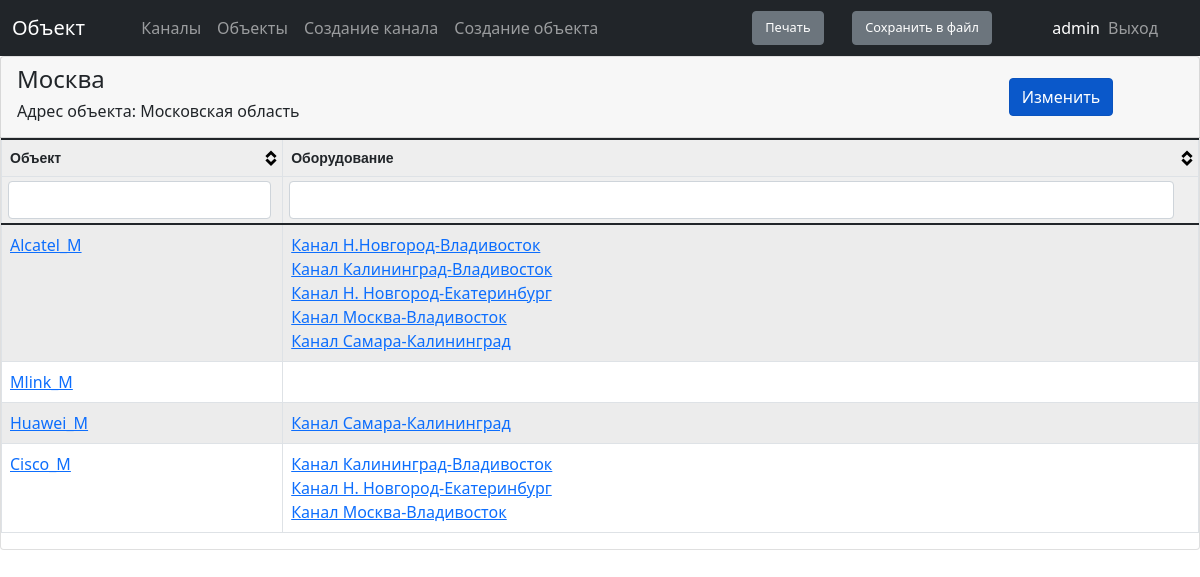
Screenshot of /scheme/58/location_detail_view (signed in) with the database file from the repository.
### scheme/models.py (models this page shows, shortened)
class Locations(models.Model):
    location = models.CharField(max_length=100, unique=True, verbose_name='Название объекта')
    address = models.CharField(max_length=300, verbose_name='Адрес объекта', blank=True)
    class Meta:
        verbose_name = 'Объекты'
        verbose_name_plural = 'Объекты'

class Equipment(models.Model):
    equipment = models.CharField(max_length=100, verbose_name='Оборудование')
    description = models.CharField(max_length=200, verbose_name='Описание', blank=True)
    locations_connect = models.ForeignKey('Locations', on_delete=models.PROTECT,
                        related_name='locationcon', verbose_name='Прохождение по оборудованию')
    class Meta:
        verbose_name = 'Оборудование'
        verbose_name_plural = 'Оборудование'

class Channels(models.Model):
    channel_name = models.CharField(max_length=300, unique=True, verbose_name='Наименование канала')
    object_a = models.CharField(max_length=100, verbose_name='Объект А')
    object_b = models.CharField(max_length=100, verbose_name='Объект Б')
    traffic = models.CharField(max_length=30, verbose_name='Трафик', blank=True)
    description = models.CharField(max_length=3000, verbose_name='Описание', blank=True)
    equipment_connect = models.ManyToManyField ('Equipment',
                        related_name='equipmentcon', verbose_name='Оборудование')
    class Meta:
            verbose_name = 'Канал'
            verbose_name_plural = 'Каналы'

### scheme/views.py (the view)
# urls.py: path('<int:pk>/location_detail_view', permission_required('scheme.view_locationdetailview')(views.LocationDetailView.as_view()), name='url_location_detail_view'),
class LocationDetailView(DetailView):
    model = Locations
    template_name = 'scheme/location_detail_view.html'
    context_object_name = 'location_detail'

### scheme/templates/scheme/location_detail_view.html (shortened to what this page needs)
{% extends 'main/index.html' %}
{% block title %} Объект {% endblock %}
{% block content %}
<div class="card">
    <div class="card-header row align-items-center">
        <div class="col-10 text-right">
            <h4>{{location_detail.location}}</h4>
            <h6>Адрес объекта: {{location_detail.address}}</h6>
        </div>
        <div class="col-2 align-items-start">
            <a href="{% url 'url_update_location' location_detail.id %}" class="btn btn-primary active" role="button" aria-pressed="true">Изменить</a>
        </div>
    </div>
        <table id='tblData'>
            <thead>
                <th>Объект</th>
                <th>Оборудование</th>
            </thead>
            <tbody>
                {%for loc in location_detail.locationcon.all%}
            <tr>
                <td><a href="{% url 'url_equipment_detail_view' loc.id %}" >{{loc.equipment}}</a></td>
                <td>{%for channel in loc.equipmentcon.all%}<a href="{% url 'url_channel_detail_view' channel.id %}" > {{ channel.channel_name}}</a><br>{% endfor %}</td>
            </tr>
            {%endfor%}
            </tbody>
        </table>
    </div>
{% endblock%}

### main/templates/main/index.html (shortened to what this page needs)
{% load static %}
<!DOCTYPE html>
<html lang="en">
<head>
    <link rel="stylesheet" href="{% static 'main/bootstrap/css/bootstrap.css' %}">
    <link rel="stylesheet" href="{% static 'main/tablesorter/theme.bootstrap_4.min.css' %}">
</head>
<body>
  <nav class="navbar navbar-expand-lg navbar-dark bg-dark">
    <div class="container-fluid">
      <div class="col-md-2 fs-6">
      <a class="navbar-brand" href="#">{% block title %} Модуль {% endblock %}</a>
      </div>
      <div class="collapse navbar-collapse" id="navbarNavDropdown">
        <ul class="navbar-nav">
          <li class="nav-item">
            <a class="nav-link" href="{% url 'url_channels' %}">Каналы</a>
          </li>
          <li class="nav-item">
            <a class="nav-link" href="{% url 'url_locations' %}">Объекты</a>
          </li>
          <li class="nav-item">
            <a class="nav-link" href="{% url 'url_create_channel' %}">Создание канала</a>
          </li>
          <li class="nav-item">
            <a class="nav-link" href="{% url 'url_create_location' %}">Создание объекта</a>
          </li>
        </ul>
      </div>
    </div>
    <div class='col-md-1 text-right'>
      <button type="button" class="btn btn-secondary print" style="font-size : 0.80em">Печать</button>
    </div>
    <div class='col-md-2 text-right'>
      <button class="btn btn-secondary" style="font-size : 0.80em"  onclick="exportTableToExcel('tblData', 'export')">Сохранить в файл</button>
    </div>
    <div class="navbar-nav text-white" >
      {{request.user}}
    </div>
      <div class="col-md-1 navbar-nav text-right" >
      <a href="{% url 'logout' %}" class="nav-link" >Выход</a>
    </div>
  </nav>
{% block content %}
{% endblock%}
</body>
</html>

### rows the page displays
Locations: location "Москва", address "Московская область"
Equipment: equipment "Alcatel_M"
Channels: channel_name "Канал Н.Новгород-Владивосток"
Channels: channel_name "Канал Калининград-Владивосток"
Channels: channel_name "Канал Н. Новгород-Екатеринбург"
Channels: channel_name "Канал Москва-Владивосток"
Channels: channel_name "Канал Самара-Калининград"
Equipment: equipment "Mlink_M"
Equipment: equipment "Huawei_M"
Equipment: equipment "Cisco_M"

### other values shown
{{ request.user }} "admin"
